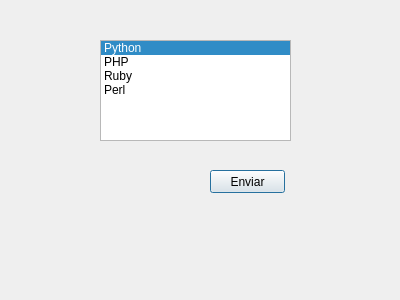
<?xml version="1.0" encoding="UTF-8"?>
<ui version="4.0">
 <class>Dialog</class>
 <widget class="QDialog" name="Dialog">
  <property name="geometry">
   <rect>
    <x>0</x>
    <y>0</y>
    <width>400</width>
    <height>300</height>
   </rect>
  </property>
  <property name="windowTitle">
   <string>Dialog</string>
  </property>
  <widget class="QListWidget" name="lenguajes">
   <property name="geometry">
    <rect>
     <x>100</x>
     <y>40</y>
     <width>191</width>
     <height>101</height>
    </rect>
   </property>
   <property name="selectionMode">
    <enum>QAbstractItemView::MultiSelection</enum>
   </property>
   <property name="currentRow">
    <number>0</number>
   </property>
   <item>
    <property name="text">
     <string>Python</string>
    </property>
   </item>
   <item>
    <property name="text">
     <string>PHP</string>
    </property>
   </item>
   <item>
    <property name="text">
     <string>Ruby</string>
    </property>
   </item>
   <item>
    <property name="text">
     <string>Perl</string>
    </property>
   </item>
  </widget>
  <widget class="QPushButton" name="boton">
   <property name="geometry">
    <rect>
     <x>210</x>
     <y>170</y>
     <width>75</width>
     <height>23</height>
    </rect>
   </property>
   <property name="text">
    <string>Enviar</string>
   </property>
  </widget>
  <widget class="QLabel" name="labelLenguajes">
   <property name="geometry">
    <rect>
     <x>100</x>
     <y>200</y>
     <width>191</width>
     <height>20</height>
    </rect>
   </property>
   <property name="text">
    <string/>
   </property>
  </widget>
 </widget>
 <resources/>
 <connections/>
</ui>
